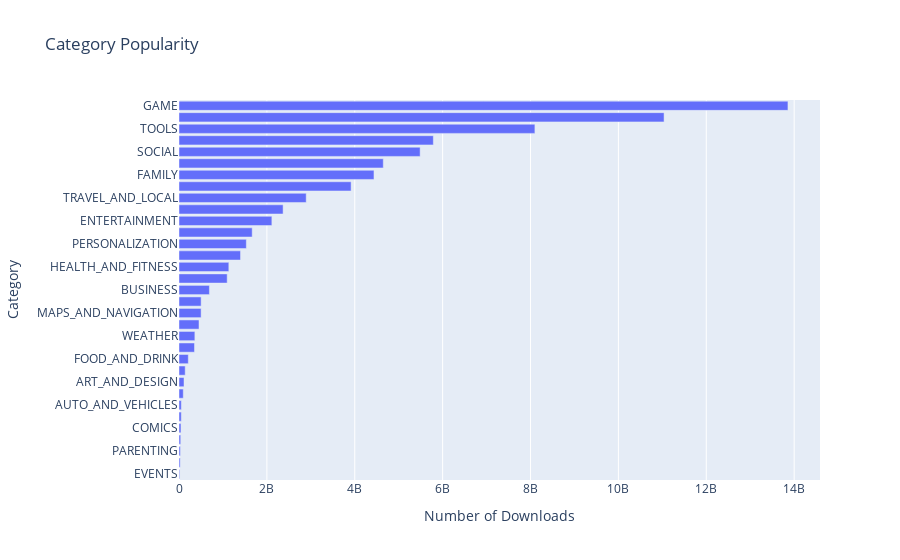

The cell this chart's notebook holds for it:
### Code cell
h_bar = px.bar(x = category_installs.Installs,
               y = category_installs.index,
               orientation='h',
               title='Category Popularity')
 
h_bar.update_layout(xaxis_title='Number of Downloads', yaxis_title='Category')
h_bar.show()

### Figure 1 — Plotly figure (JSON) as saved in the notebook; plotly's stock layout.template omitted (floating-point values rounded to 4 significant figures)
{"data": [{"alignmentgroup": "True", "hovertemplate": "x=%{x}<br>y=%{y}<extra></extra>", "legendgroup": "", "marker": {"color": "#636efa", "pattern": {"shape": ""}}, "name": "", "offsetgroup": "", "orientation": "h", "showlegend": false, "textposition": "auto", "type": "bar", "x": [15949410, 26916200, 31116110, 39162676, 44931100, 52083000, 53129800, 97082000, 114233100, 140912410, 211677750, 352852000, 361096500, 455249400, 503267560, 503611120, 692018120, 1096431465, 1134006220, 1400331540, 1532352930, 1665791655, 2113660000, 2369110650, 2894859300, 3916897200, 4437554490, 4649143130, 5487841475, 5788070180, 8099724500, 11039241530, 13858762717], "xaxis": "x", "y": ["EVENTS", "BEAUTY", "PARENTING", "MEDICAL", "COMICS", "LIBRARIES_AND_DEMO", "AUTO_AND_VEHICLES", "HOUSE_AND_HOME", "ART_AND_DESIGN", "DATING", "FOOD_AND_DRINK", "EDUCATION", "WEATHER", "FINANCE", "MAPS_AND_NAVIGATION", "LIFESTYLE", "BUSINESS", "SPORTS", "HEALTH_AND_FITNESS", "SHOPPING", "PERSONALIZATION", "BOOKS_AND_REFERENCE", "ENTERTAINMENT", "NEWS_AND_MAGAZINES", "TRAVEL_AND_LOCAL", "VIDEO_PLAYERS", "FAMILY", "PHOTOGRAPHY", "SOCIAL", "PRODUCTIVITY", "TOOLS", "COMMUNICATION", "GAME"], "yaxis": "y"}], "layout": {"barmode": "relative", "legend": {"tracegroupgap": 0}, "title": {"text": "Category Popularity"}, "xaxis": {"anchor": "y", "domain": [0, 1], "title": {"text": "Number of Downloads"}}, "yaxis": {"anchor": "x", "domain": [0, 1], "title": {"text": "Category"}}}}
